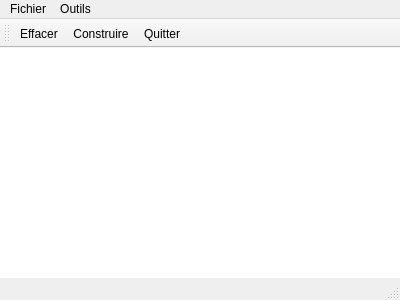
<?xml version="1.0" encoding="UTF-8"?>
<ui version="4.0">
 <class>BzMainWindow</class>
 <widget class="QMainWindow" name="BzMainWindow">
  <property name="geometry">
   <rect>
    <x>0</x>
    <y>0</y>
    <width>400</width>
    <height>300</height>
   </rect>
  </property>
  <property name="windowTitle">
   <string>BzMainWindow</string>
  </property>
  <widget class="QWidget" name="centralWidget">
   <layout class="QVBoxLayout" name="verticalLayout">
    <property name="leftMargin">
     <number>0</number>
    </property>
    <property name="topMargin">
     <number>0</number>
    </property>
    <property name="rightMargin">
     <number>0</number>
    </property>
    <property name="bottomMargin">
     <number>0</number>
    </property>
    <item>
     <widget class="BzView" name="bzView" native="true">
      <property name="palette">
       <palette>
        <active>
         <colorrole role="Base">
          <brush brushstyle="SolidPattern">
           <color alpha="255">
            <red>255</red>
            <green>255</green>
            <blue>255</blue>
           </color>
          </brush>
         </colorrole>
         <colorrole role="Window">
          <brush brushstyle="SolidPattern">
           <color alpha="255">
            <red>255</red>
            <green>255</green>
            <blue>255</blue>
           </color>
          </brush>
         </colorrole>
        </active>
        <inactive>
         <colorrole role="Base">
          <brush brushstyle="SolidPattern">
           <color alpha="255">
            <red>255</red>
            <green>255</green>
            <blue>255</blue>
           </color>
          </brush>
         </colorrole>
         <colorrole role="Window">
          <brush brushstyle="SolidPattern">
           <color alpha="255">
            <red>255</red>
            <green>255</green>
            <blue>255</blue>
           </color>
          </brush>
         </colorrole>
        </inactive>
        <disabled>
         <colorrole role="Base">
          <brush brushstyle="SolidPattern">
           <color alpha="255">
            <red>255</red>
            <green>255</green>
            <blue>255</blue>
           </color>
          </brush>
         </colorrole>
         <colorrole role="Window">
          <brush brushstyle="SolidPattern">
           <color alpha="255">
            <red>255</red>
            <green>255</green>
            <blue>255</blue>
           </color>
          </brush>
         </colorrole>
        </disabled>
       </palette>
      </property>
      <property name="cursor">
       <cursorShape>CrossCursor</cursorShape>
      </property>
      <property name="autoFillBackground">
       <bool>true</bool>
      </property>
     </widget>
    </item>
   </layout>
  </widget>
  <widget class="QMenuBar" name="menuBar">
   <property name="geometry">
    <rect>
     <x>0</x>
     <y>0</y>
     <width>400</width>
     <height>26</height>
    </rect>
   </property>
   <widget class="QMenu" name="menuFichier">
    <property name="title">
     <string>Fichier</string>
    </property>
    <addaction name="actionNouveau"/>
    <addaction name="actionCharger"/>
    <addaction name="actionSauvegarder"/>
    <addaction name="actionQuitter"/>
    <addaction name="actionEffacer"/>
    <addaction name="actionConstruire"/>
   </widget>
   <widget class="QMenu" name="menuOutils">
    <property name="title">
     <string>Outils</string>
    </property>
   </widget>
   <addaction name="menuFichier"/>
   <addaction name="menuOutils"/>
  </widget>
  <widget class="QToolBar" name="mainToolBar">
   <attribute name="toolBarArea">
    <enum>TopToolBarArea</enum>
   </attribute>
   <attribute name="toolBarBreak">
    <bool>false</bool>
   </attribute>
   <addaction name="actionEffacer"/>
   <addaction name="actionConstruire"/>
   <addaction name="actionQuitter"/>
  </widget>
  <widget class="QStatusBar" name="statusBar"/>
  <action name="actionNouveau">
   <property name="icon">
    <iconset resource="bzmainwindow.qrc">
     <normaloff>:/images/new.png</normaloff>:/images/new.png</iconset>
   </property>
   <property name="text">
    <string>Nouveau</string>
   </property>
  </action>
  <action name="actionCharger">
   <property name="icon">
    <iconset resource="bzmainwindow.qrc">
     <normaloff>:/images/open.png</normaloff>:/images/open.png</iconset>
   </property>
   <property name="text">
    <string>Charger</string>
   </property>
  </action>
  <action name="actionSauvegarder">
   <property name="icon">
    <iconset resource="bzmainwindow.qrc">
     <normaloff>:/images/save.png</normaloff>:/images/save.png</iconset>
   </property>
   <property name="text">
    <string>Sauvegarder</string>
   </property>
  </action>
  <action name="actionQuitter">
   <property name="icon">
    <iconset resource="bzmainwindow.qrc">
     <normaloff>:/images/Quit.png</normaloff>:/images/Quit.png</iconset>
   </property>
   <property name="text">
    <string>Quitter</string>
   </property>
  </action>
  <action name="actionEffacer">
   <property name="icon">
    <iconset resource="bzmainwindow.qrc">
     <normaloff>:/images/Redo.png</normaloff>:/images/Redo.png</iconset>
   </property>
   <property name="text">
    <string>Effacer</string>
   </property>
  </action>
  <action name="actionConstruire">
   <property name="checkable">
    <bool>true</bool>
   </property>
   <property name="icon">
    <iconset resource="bzmainwindow.qrc">
     <normaloff>:/images/BezierConstruct.png</normaloff>:/images/BezierConstruct.png</iconset>
   </property>
   <property name="text">
    <string>Construire</string>
   </property>
  </action>
 </widget>
 <layoutdefault spacing="6" margin="11"/>
 <customwidgets>
  <customwidget>
   <class>BzView</class>
   <extends>QWidget</extends>
   <header>bzview.h</header>
   <container>1</container>
   <slots>
    <signal>mousePos(QPoint)</signal>
    <slot>on_Effacer()</slot>
    <slot>on_Construire(bool)</slot>
    <slot>updateStatus(QPoint)</slot>
   </slots>
  </customwidget>
 </customwidgets>
 <resources>
  <include location="bzmainwindow.qrc"/>
 </resources>
 <connections>
  <connection>
   <sender>actionConstruire</sender>
   <signal>toggled(bool)</signal>
   <receiver>bzView</receiver>
   <slot>on_Construire(bool)</slot>
   <hints>
    <hint type="sourcelabel">
     <x>-1</x>
     <y>-1</y>
    </hint>
    <hint type="destinationlabel">
     <x>199</x>
     <y>170</y>
    </hint>
   </hints>
  </connection>
  <connection>
   <sender>actionEffacer</sender>
   <signal>triggered()</signal>
   <receiver>bzView</receiver>
   <slot>on_Effacer()</slot>
   <hints>
    <hint type="sourcelabel">
     <x>-1</x>
     <y>-1</y>
    </hint>
    <hint type="destinationlabel">
     <x>199</x>
     <y>170</y>
    </hint>
   </hints>
  </connection>
  <connection>
   <sender>actionQuitter</sender>
   <signal>triggered()</signal>
   <receiver>BzMainWindow</receiver>
   <slot>close()</slot>
   <hints>
    <hint type="sourcelabel">
     <x>-1</x>
     <y>-1</y>
    </hint>
    <hint type="destinationlabel">
     <x>199</x>
     <y>149</y>
    </hint>
   </hints>
  </connection>
 </connections>
</ui>
